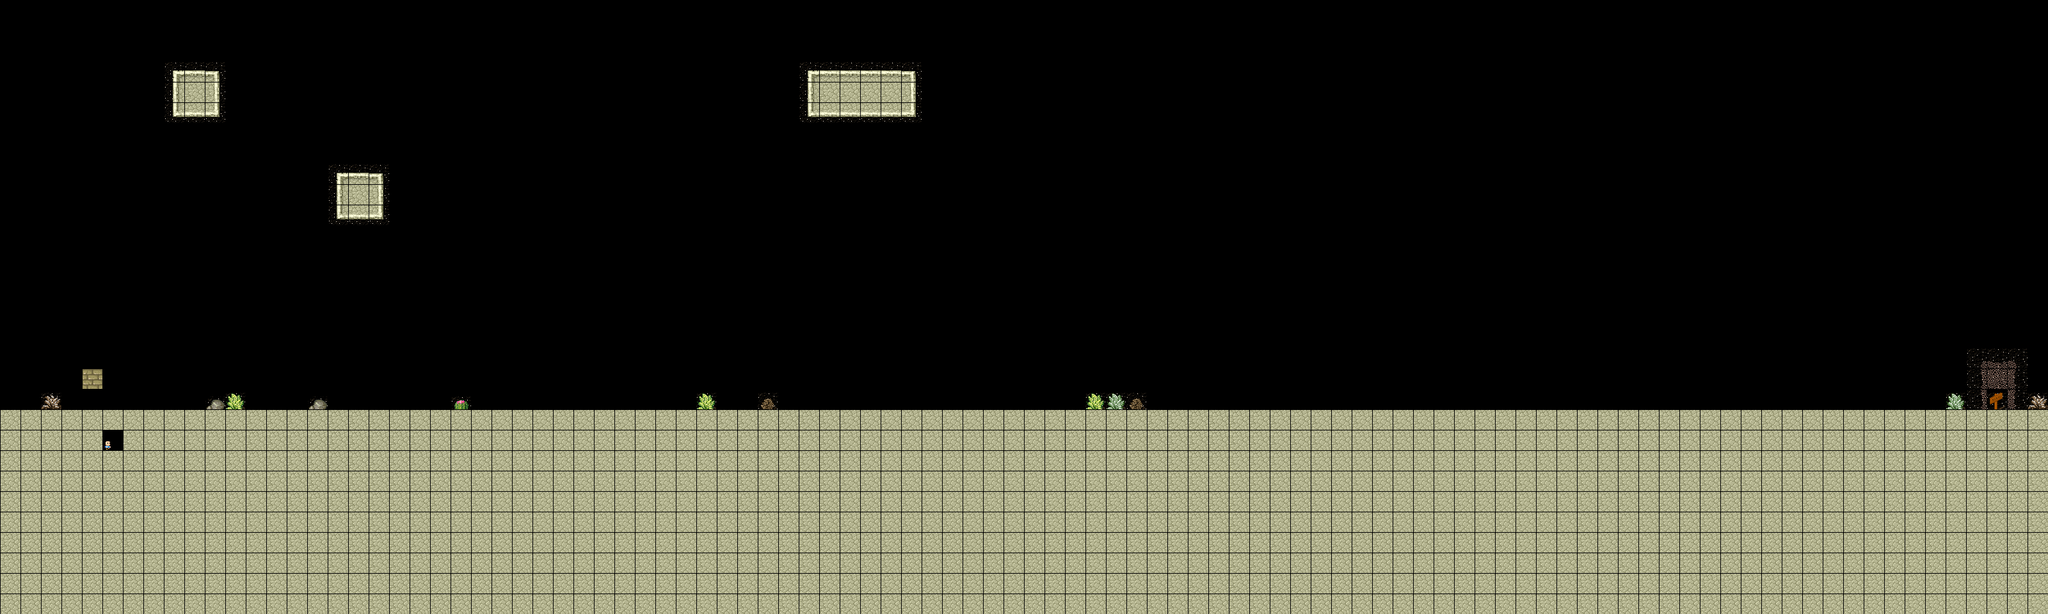

Tiled map render using the project's own tile images. Description and the map definition, with tile-layer contents summarised, below:
An orthogonal 100x30 tile map with 32x32 px tiles, 1 tile layer (Main), 2 tilesets and 3 objects (Trigger, Fixture).

<map version="1.5" tiledversion="1.7.1" orientation="orthogonal" renderorder="right-down" width="100" height="30" tilewidth="32" tileheight="32" infinite="0" nextlayerid="7" nextobjectid="5">
 <editorsettings>
  <export target="map.lua" format="lua" />
 </editorsettings>
 <tileset firstgid="1" name="tiles" tilewidth="32" tileheight="32" spacing="1" tilecount="48" columns="8">
  <image source="tiles.png" width="265" height="199" />
  <tile id="0">
   <objectgroup draworder="index" id="2">
    <object id="1" type="Trigger" x="17.5226" y="17.61" width="13.95" height="14.0351" />
   </objectgroup>
  </tile>
 </tileset>
 <tileset firstgid="49" name="hero" tilewidth="16" tileheight="16" tilecount="30" columns="6">
  <image source="../hero.png" width="96" height="80" />
  <tile id="0">
   <animation>
    <frame tileid="0" duration="500" />
    <frame tileid="1" duration="500" />
    <frame tileid="2" duration="500" />
    <frame tileid="0" duration="500" />
    <frame tileid="1" duration="500" />
    <frame tileid="2" duration="500" />
    <frame tileid="3" duration="100" />
   </animation>
  </tile>
  <tile id="6">
   <animation>
    <frame tileid="6" duration="200" />
    <frame tileid="7" duration="200" />
    <frame tileid="8" duration="200" />
    <frame tileid="9" duration="200" />
    <frame tileid="10" duration="200" />
    <frame tileid="11" duration="200" />
   </animation>
  </tile>
  <tile id="12">
   <animation>
    <frame tileid="12" duration="500" />
    <frame tileid="13" duration="500" />
    <frame tileid="14" duration="500" />
   </animation>
  </tile>
  <tile id="18">
   <animation>
    <frame tileid="18" duration="200" />
    <frame tileid="19" duration="200" />
    <frame tileid="20" duration="200" />
    <frame tileid="21" duration="200" />
    <frame tileid="22" duration="200" />
    <frame tileid="23" duration="200" />
   </animation>
  </tile>
  <tile id="24">
   <animation>
    <frame tileid="24" duration="200" />
    <frame tileid="25" duration="200" />
    <frame tileid="24" duration="200" />
    <frame tileid="26" duration="200" />
   </animation>
  </tile>
 </tileset>
 <layer id="1" name="Main" width="100" height="30">
  <data>[3000 cells, 1058 non-empty, 24 distinct tile ids]</data>
 </layer>
 <objectgroup id="6" name="Objects">
  <object id="2" name="Hero" type="Fixture" gid="49" x="106.989" y="639.96" width="16" height="16">
   <properties>
    <property name="static" type="bool" value="false" />
   </properties>
  </object>
  <object id="4" gid="67" x="172" y="626.667" width="16" height="16" />
 </objectgroup>
</map>